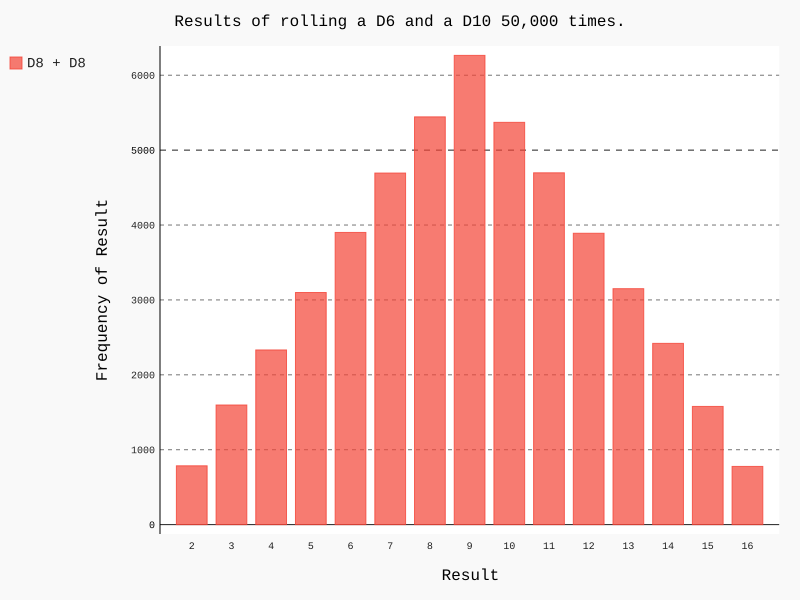

The script that drew this image:
#!/usr/bin/env python
# -*- encoding: utf-8 -*-
'''
@File    :   die_visual.py
@Time    :   2019/04/06 21:56:06
@Author  :   leacoder
@Version :   1.0
@Contact :   leacock1991@gmail.com
@License :   
@Desc    :   模拟掷骰子
'''

# here put the import lib

from die import Die

import pygal

# 创建两个D6
die_1 = Die(8)
die_2 = Die(8)

# 掷几次骰子， 并将结果存储在一个列表中
results = []
for roll_num in range(50000):
    result = die_1.roll()+die_2.roll()
    results.append(result)


# 分析结果
frequencies = []
max_result = die_1.num_sides + die_2.num_sides
for value in range(2, max_result+1):
    frequency = results.count(value)
    frequencies.append(frequency)

# 对结果进行可视化
hist = pygal.Bar()  # Basic simple bar graph:

hist.title = "Results of rolling a D6 and a D10 50,000  times."
x_labels = set()
for i in range(1,die_1.num_sides+1):
    for j in range(1, die_2.num_sides+1):
        x_label = i + j
        x_labels.add(x_label)

print(x_labels)

hist.x_labels = list(x_labels)
hist.x_title = "Result"
hist.y_title = "Frequency of Result"
# 使用add() 将一系列值添加到图表中（向它传递要给添加的值指定的标签， 还有一个列表， 其中包含将出现在图表中的值） 。
hist.add('D8 + D8', frequencies)
hist.render_to_file('die_visual.svg')  # 最后， 我们将这个图表渲染为一个SVG文件
